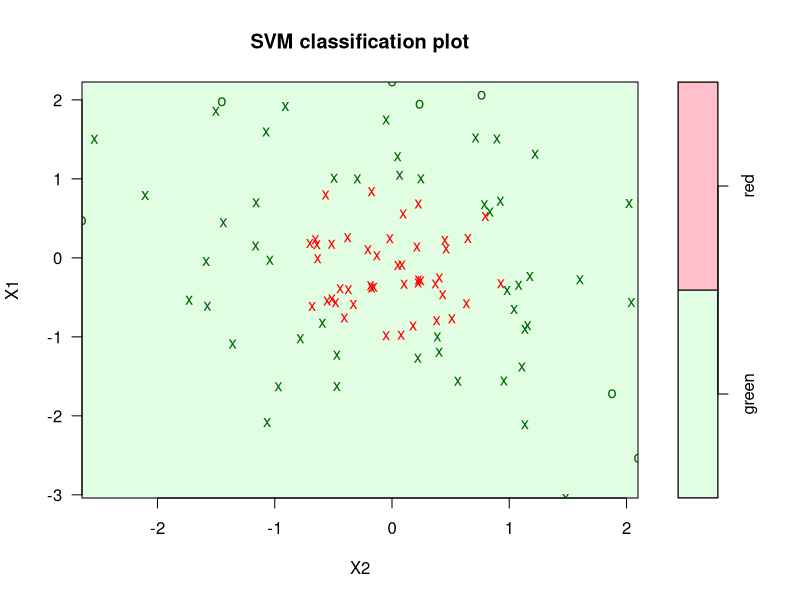
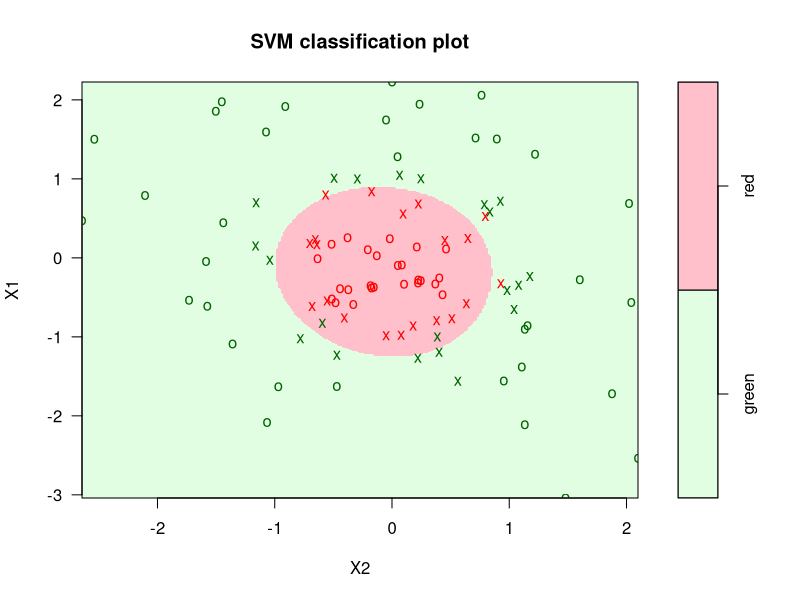
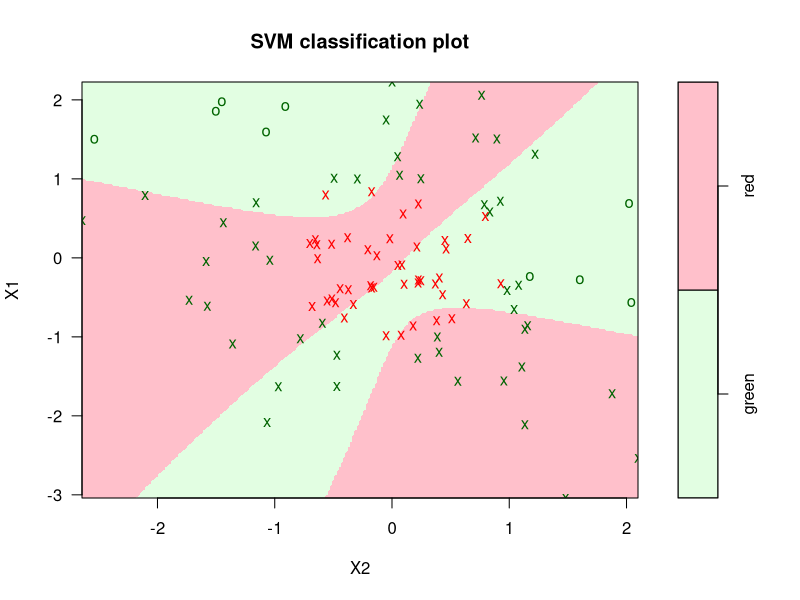

Recreate these plots in R, in order.
library(e1071)

train_data <- read.table('data/svmdata3.txt', sep = '\t', header = T, stringsAsFactors = T)

plot_clsfr <- function(clsfr) {
  
  area_pallete <- function(n = 3) {
    colors <- rainbow(n)
    colors[1:2] <- c("#e2fee2", "pink")
    return(colors) 
  }

  plot(clsfr, 
      train_data,
      grid = 250,
      symbolPalette = c("darkgreen", "red"),
      color.palette = area_pallete)
}

find_optimal_kernel <- function(kernel) {
  svm_clsfr <- svm(Colors ~ ., 
                   data = train_data,
                   type = "C-classification",
                   cost = 1,
                   kernel = kernel)
  
    pred <- predict(svm_clsfr, train_data)
    tbl <- table(pred, train_data$Color)
    
    
    plot_clsfr(svm_clsfr)
    return(1. - sum(diag(tbl)) / nrow(train_data))
}

print(paste("Polynomial - ", find_optimal_kernel("polynomial")))
print(paste("Radial - ", find_optimal_kernel("radial")))
print(paste("Sigmoid - ", find_optimal_kernel("sigmoid")))


get_pol_error <- function(degree) {
  svm_clsfr <- svm(Colors ~ ., 
                   data = train_data,
                   type = "C-classification",
                   cost = 1,
                   kernel = "polynomial",
                   degree = degree)
  
  pred <- predict(svm_clsfr, train_data)
  tbl <- table(pred, train_data$Color)
  return(1. - sum(diag(tbl)) / nrow(train_data))
}

for (deg in 1:10) {
  print(paste('Degree ', deg, ' - ', get_pol_error(deg)))
}
